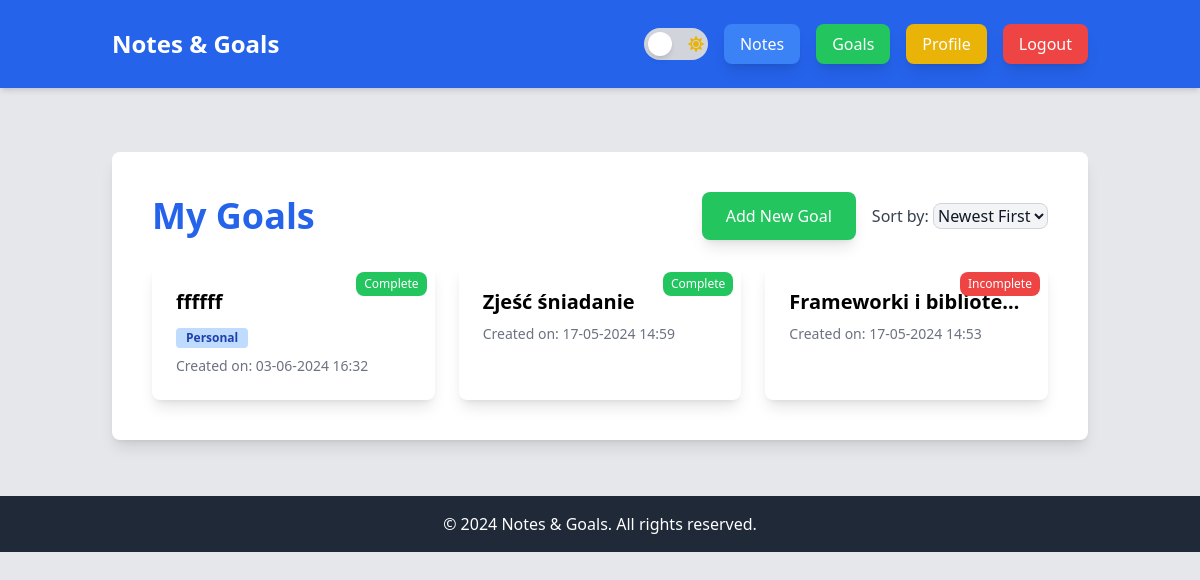
The app's page /goals/ (signed in), older data.
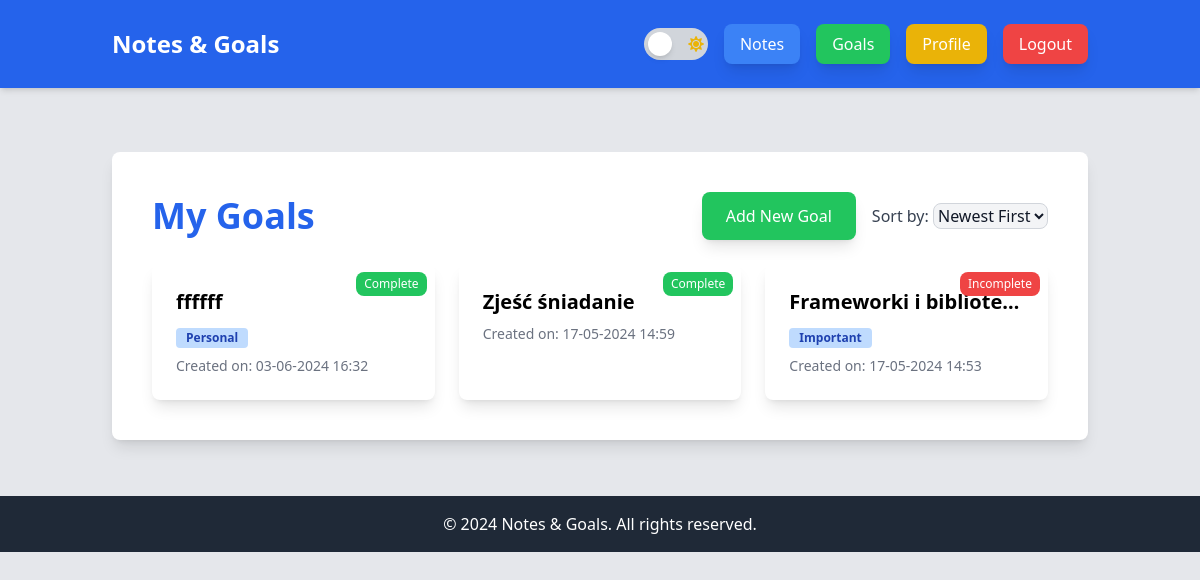
The same page, newer data.
### notes_app/models.py (models this page shows, shortened)
class Goal(models.Model):
    user = models.ForeignKey(User, on_delete=models.CASCADE)
    title = models.CharField(max_length=100)
    description = models.TextField()
    short_description = models.CharField(max_length=100, blank=True, null=True)
    due_date = models.DateField()
    completed = models.BooleanField(default=False)
    created_at = models.DateTimeField(default=timezone.now)
    tags = models.ManyToManyField(Tag, blank=True)

class Tag(models.Model):
    name = models.CharField(max_length=30, unique=True)

### notes_app/views.py (the view)
# urls.py: path('goals/', views.goal_list, name='goal_list'),
@login_required
def goal_list(request):
    sort_by = request.GET.get("sort", "created_at_desc")
    if sort_by == "created_at_asc":
        goals = Goal.objects.filter(user=request.user).order_by("created_at")
    else:
        goals = Goal.objects.filter(user=request.user).order_by("-created_at")
    return render(request, "notes_app/goal_list.html", {"goals": goals})

### notes_app/templates/notes_app/goal_list.html (shortened to what this page needs)
{% extends "base.html" %}
{% block content %}
<div class="bg-white dark:bg-gray-800 p-10 shadow-lg rounded-lg mt-10">
    <div class="flex justify-between items-center mb-6">
        <h1 class="text-4xl font-bold text-blue-600 dark:text-blue-400">My Goals</h1>
        <div class="flex items-center space-x-4">
            <a href="{% url 'goal_create' %}" class="bg-green-500 text-white px-6 py-3 rounded-lg shadow-lg hover:bg-green-700 inline-block">Add New Goal</a>
            <div>
                <label for="sort" class="text-gray-700 dark:text-gray-300">Sort by:</label>
                <select id="sort" class="bg-gray-100 dark:bg-gray-700 border border-gray-300 dark:border-gray-600 rounded-lg text-gray-900 dark:text-gray-300" onchange="sortGoals()">
                    <option value="created_at_desc" {% if request.GET.sort == "created_at_desc" %}selected{% endif %}>Newest First</option>
                </select>
            </div>
        </div>
    </div>
    <div class="grid grid-cols-1 md:grid-cols-2 lg:grid-cols-3 gap-6 mt-4">
        {% for goal in goals %}
            <a href="{% url 'goal_detail' goal.pk %}" class="card block bg-white dark:bg-gray-700 p-6 rounded-lg shadow-lg relative">
                <div>
                    <h3 class="text-xl font-semibold text-black dark:text-white mb-2 truncate" title="{{ goal.title }}">{{ goal.title }}</h3>
                    <div class="mt-2">
                        {% for tag in goal.tags.all %}
                            <span class="inline-block bg-blue-200 text-blue-800 text-xs font-semibold mr-2 px-2.5 py-0.5 rounded">{{ tag.name }}</span>
                        {% endfor %}
                    </div>
                    <span class="block text-gray-500 dark:text-gray-400 text-sm mt-2">Created on: {{ goal.created_at|date:"d-m-Y H:i" }}</span>
                    <span class="absolute top-2 right-2 text-xs text-white px-2 py-1 rounded-lg {% if goal.completed %}bg-green-500{% else %}bg-red-500{% endif %}">
                        {% if goal.completed %}Complete{% else %}Incomplete{% endif %}
                    </span>
                </div>
            </a>
        {% endfor %}
    </div>
</div>
{% endblock %}

Row changes from the older to the newer data that the page shows:
changed Goal "Frameworki i bibliote…": gains Tag (name "Important")
